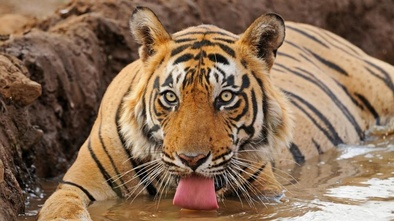
#> input picture img/tigers/1.jpg, 394 x 221 px, shrunk from 945 x 531 before the run; the run also reads 3 pictures not shown here
$ python app.py
#> lines starting #> are read from the running program, lines starting #| are printed output that depends on the picture
from random import shuffle
import cv2
import numpy as np

imgs = [
    'img/bears/1.jpg',
    'img/bears/2.jpg',
    'img/lions/1.jpg',
    'img/lions/2.jpg',
    'img/tigers/1.jpg',
    'img/tigers/2.jpg',
]
shuffle(imgs) # randomize imgs list

def normalize(imgs):
    '''Normalize BRG values in images from [0, 255] to [-1, 1]'''
    for img in imgs:
        im = cv2.imread(img)

        im = im / 127.5 # [0, 2]
        im -= 1 # [-1, 1]

        yield (im, ''.join(img.split('/')[-2:]))

normalized_imgs = normalize(imgs)

for normalized_img in normalized_imgs:
    print(normalized_img)
#> this loop made 6 passes
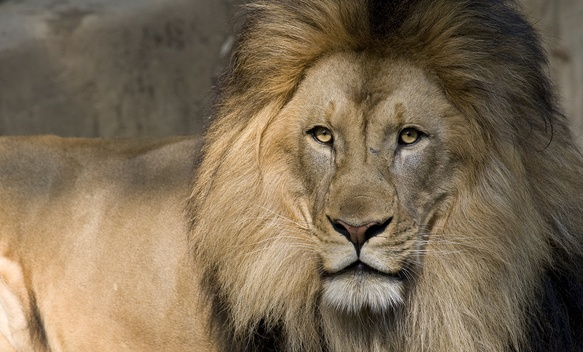
#> input picture img/lions/1.jpg, 583 x 352 px, shrunk from 1400 x 845 before the run
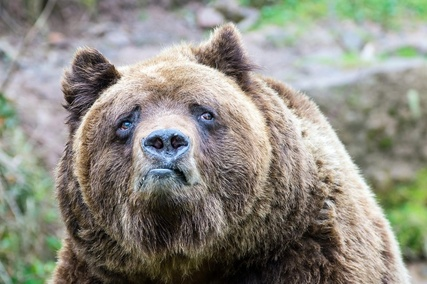
#> input picture img/bears/2.jpg, 427 x 284 px, shrunk from 1024 x 682 before the run
